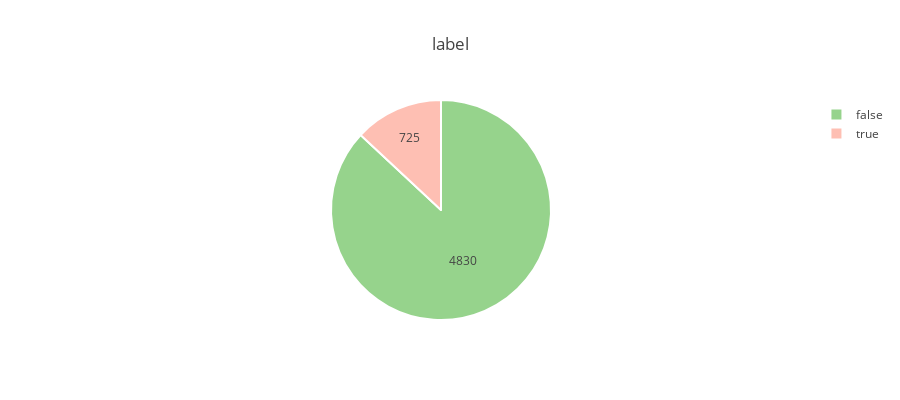

Write notebook code for a chart like this one.
### Code cell
y = df['label'].astype('uint8')
utils.exploreCat(df, 'label')

### Figure 1 — Plotly figure (JSON) as saved in the notebook; plotly's stock layout.template omitted (floating-point values rounded to 4 significant figures)
{"data": [{"hoverinfo": "all", "labels": [false, true], "marker": {"colors": ["#96D38C", "#FEBFB3"], "line": {"color": "#fff", "width": 2}}, "textfont": {"size": 12}, "textinfo": "value", "type": "pie", "uid": "d5c9ae90-a109-11e8-b7a1-6c40089fb510", "values": [4830, 725]}], "layout": {"height": 400, "title": "label"}}
